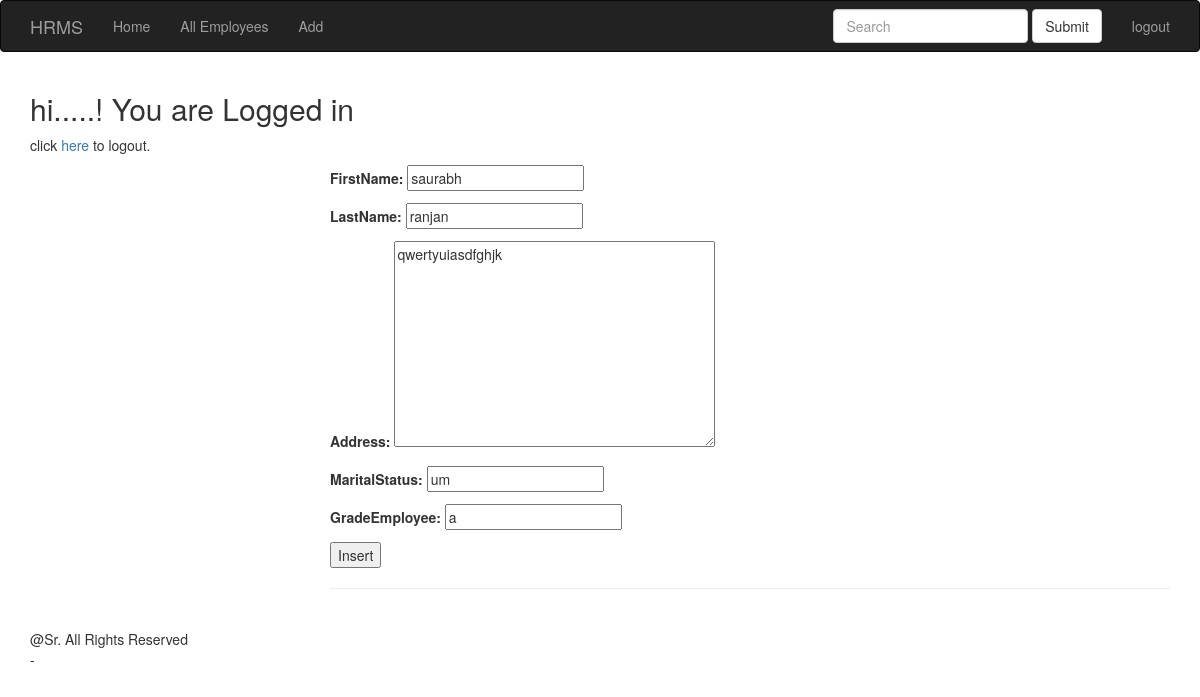
The page /loggedIn/update/1/ on the database its author committed.
### blogser/models.py (models this page shows, shortened)
class hrms(models.Model):
	EmployeeNo = models.AutoField(primary_key=True)
	FirstName = models.CharField(max_length=15)
	LastName = models.CharField(max_length=15)
	CurrentTime = models.DateTimeField(auto_now=True)
	Address = models.TextField()
	MaritalStatus = models.CharField(max_length=15)
	GradeEmployee = models.CharField(max_length=10)

### blogser/views.py (the view)
# urls.py: url(r'^update/(\d+)/$', update, name = 'update'),
def update(request, id):
	n = hrms.objects.get(EmployeeNo = id)
	if request.method == "POST":
		form = hrmsForm(request.POST,instance=n)
		if form.is_valid():
			form.save()
			return HttpResponseRedirect('/loggedIn/')
	else:
		form = hrmsForm(instance=n)
	return render(request,'blogser/add.html',{'fullname':request.user.username, 'form': form})

### blogser/forms.py
class hrmsForm(forms.ModelForm):
	class Meta:
		model = hrms
		fields = '__all__'

### blogser/templates/blogser/add.html (shortened to what this page needs)
{% extends 'login/header.html' %}
{% block navbar2 %}
<li><a href="{% url 'all' %}">All Employees</a></li>
<li><a href="{% url 'add' %}">Add</a></li>
{% endblock %}
{% block navbar %}
<form class="navbar-form navbar-left" action="/loggedIn/search_query/" method="post">{% csrf_token %}
	<div class="form-group">
	    <input type="text" class="form-control" placeholder="Search" name="search_box" id="search_box">
	</div>
	<button type="submit" class="btn btn-default">Submit</button>
</form>
<li><a href="/logout/">logout</a></li>
{% endblock %}
{% block content %}
<div>
	<h2> hi...{{ fullname }}..! You are Logged in</h2>
	<p>click <a href="/logout/">here</a> to logout.</p>
</div>
<div style="margin-left:300px">
{% if form %}
<form action="" method="post" enctype = "multipart/form-data" >
	    {{ form.as_p }}
	    <button type="submit">Insert</button>
</form><hr><br>
{% endif %}
{% endblock %}

### rows shown on the page
hrms: FirstName "saurabh", LastName "ranjan", Address "qwertyuiasdfghjk", MaritalStatus "um", GradeEmployee "a"
